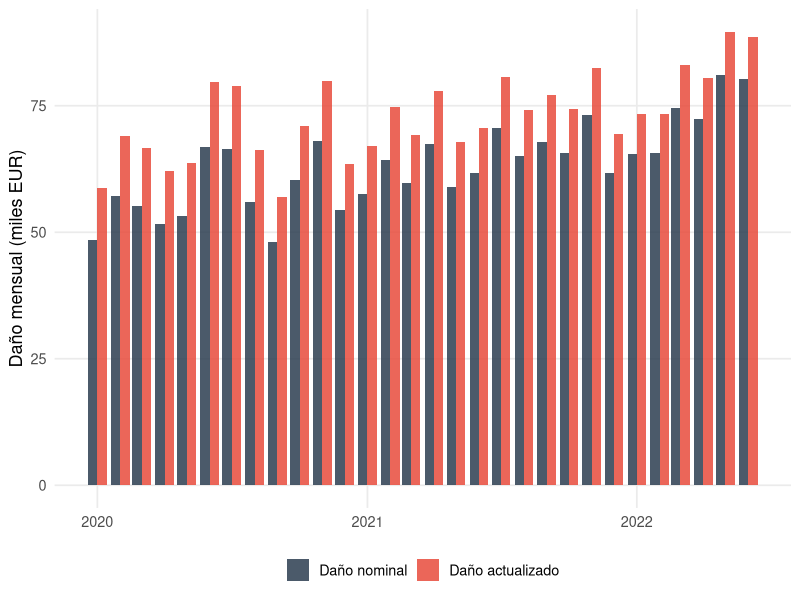

Write R code to recreate this figure.
## ---- chunk 1
#| label: setup-ch16
#| include: false
library(tidyverse)
library(kableExtra)
## ---- chunk 2
#| label: fig-actualizacion-esquema
#| fig-cap: "Esquema temporal de la actualización: el daño se capitaliza desde la fecha del perjuicio hasta la fecha de referencia"
#| fig-width: 9
#| fig-height: 4

set.seed(1616)

# Ejemplo: daños mensuales durante 30 meses
n_dano <- 30
fecha_inicio <- as.Date("2020-01-01")
fecha_fin_dano <- as.Date("2022-06-01")
fecha_sentencia <- as.Date("2024-12-01")

fechas_dano <- seq.Date(fecha_inicio, by = "month", length.out = n_dano)
dano_mensual <- 50 + 0.8 * (1:n_dano) + rnorm(n_dano, 0, 5)

df_int <- tibble(
  fecha = fechas_dano,
  t = 1:n_dano,
  dano = round(dano_mensual, 2)
)

# Actualización a fecha de sentencia
tasa_anual <- 0.04
r_mensual <- (1 + tasa_anual)^(1/12) - 1
meses_a_sentencia <- as.numeric(difftime(fecha_sentencia, fechas_dano, units = "days")) / 30.44
factor_act <- (1 + r_mensual)^meses_a_sentencia

df_int <- df_int |>
  mutate(
    meses_capitalizacion = round(meses_a_sentencia, 1),
    factor_actualizacion = round(factor_act, 4),
    dano_actualizado = round(dano * factor_act, 2)
  )

df_plot <- df_int |>
  select(fecha, dano, dano_actualizado) |>
  pivot_longer(-fecha, names_to = "tipo", values_to = "valor")

ggplot(df_plot, aes(x = fecha, y = valor, fill = tipo)) +
  geom_col(position = "dodge", alpha = 0.85) +
  scale_fill_manual(values = c("dano" = "#2c3e50", "dano_actualizado" = "#e74c3c"),
                    labels = c("Daño nominal", "Daño actualizado")) +
  labs(x = NULL, y = "Daño mensual (miles EUR)", fill = NULL) +
  theme_minimal(base_size = 13) +
  theme(legend.position = "bottom", panel.grid.minor = element_blank())
## ---- chunk 3
#| label: tbl-tasas-descuento
#| tbl-cap: "Opciones para la tasa de descuento en la actualización de daños"

tibble(
  Tasa = c("Tipo legal de interés", "Tipo libre de riesgo + prima",
           "WACC de la víctima", "Coste de financiación efectivo"),
  `Fundamento` = c("Determinado por ley; objetivo y verificable",
                    "Refleja el coste de oportunidad del mercado",
                    "Refleja el coste de capital de la empresa",
                    "Tipo de interés real pagado por la víctima"),
  `Cuándo es apropiado` = c("Referencia por defecto en muchas jurisdicciones",
                             "Cuando se quiere un contrafactual de mercado",
                             "Cuando la víctima tenía proyectos de inversión alternativos",
                             "Cuando la víctima se endeudó para cubrir el perjuicio")
) |>
  knitr::kable(format = "pipe", align = c("l", "l", "l"))
## ---- chunk 4
#| label: tbl-actualizacion-resultado
#| tbl-cap: "Resultado de la actualización financiera del daño"

resumen_act <- tibble(
  Concepto = c("Daño nominal total", "Tasa anual aplicada",
               "Fecha de referencia", "Daño actualizado total",
               "Intereses compensatorios"),
  Valor = c(
    as.character(round(sum(df_int$dano), 2)),
    paste0(tasa_anual * 100, "%"),
    format(fecha_sentencia),
    as.character(round(sum(df_int$dano_actualizado), 2)),
    as.character(round(sum(df_int$dano_actualizado) - sum(df_int$dano), 2))
  )
)

resumen_act |>
  knitr::kable(format = "pipe", align = c("l", "r"))
## ---- chunk 5
#| label: tbl-sensibilidad-tasa
#| tbl-cap: "Sensibilidad del daño actualizado a la tasa de descuento"

tasas <- c(0.02, 0.03, 0.04, 0.05, 0.06, 0.08)

sens_tasas <- map_dfr(tasas, function(ta) {
  rm <- (1 + ta)^(1/12) - 1
  fa <- (1 + rm)^meses_a_sentencia
  tibble(`Tasa anual` = paste0(ta * 100, "%"),
         `Daño actualizado` = round(sum(df_int$dano * fa), 2),
         `Intereses` = round(sum(df_int$dano * fa) - sum(df_int$dano), 2))
})

sens_tasas |>
  knitr::kable(format = "pipe", align = c("l", "r", "r"))
